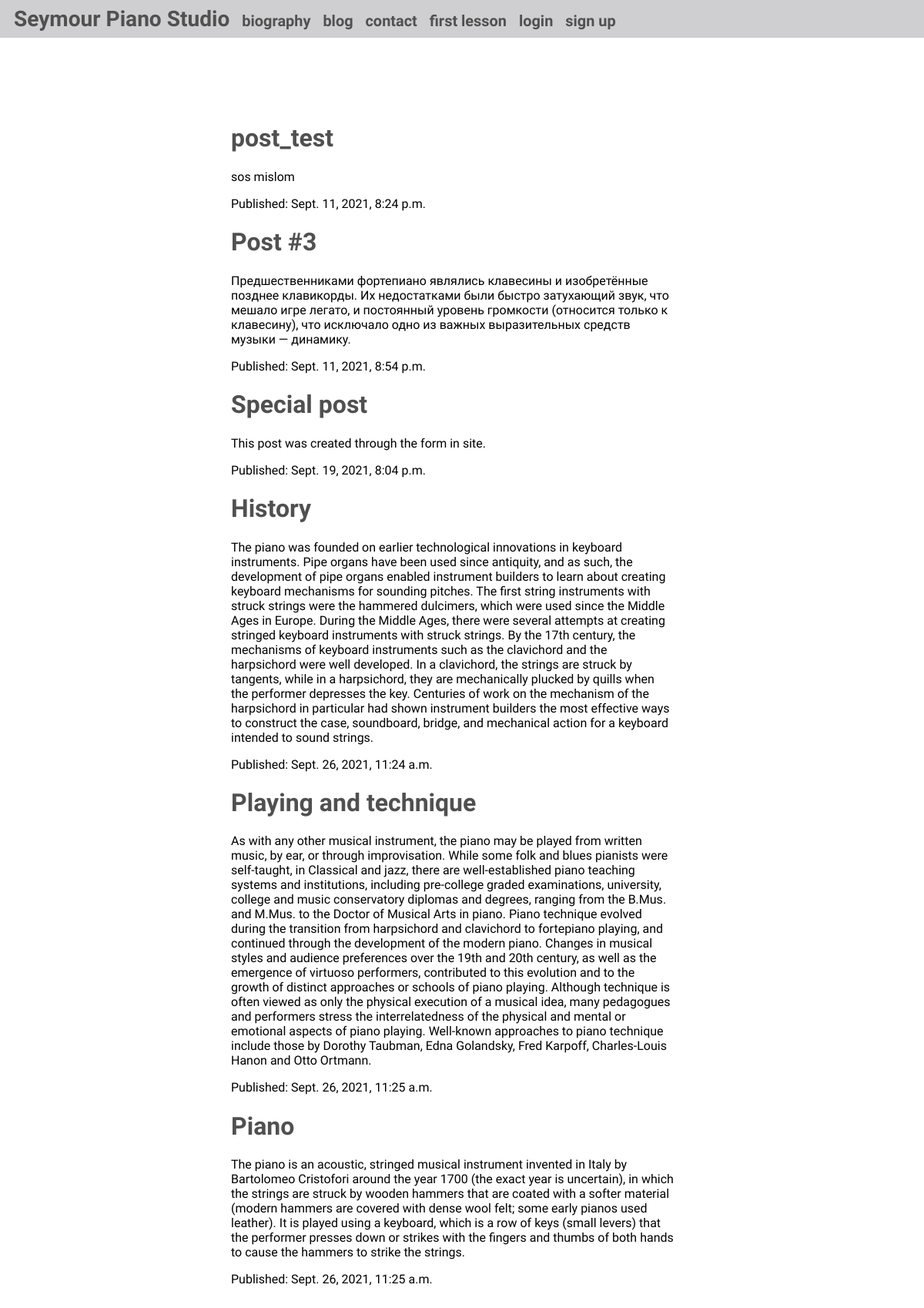
Screenshot of /blog/ with the database file from the repository.
### blog/models.py (models this page shows, shortened)
class Post(models.Model):
    title = models.CharField(max_length=200)
    text = models.TextField()
    created_date = models.DateTimeField(default=timezone.now)
    published_date = models.DateTimeField(blank=True, null=True)

### blog/views.py (the view)
# urls.py: path('', views.post_list, name='post_list'),
def post_list(request):
    posts = Post.objects.filter(published_date__lte=timezone.now()).order_by('published_date')
    return render(request, 'blog/post_list.html', {'posts': posts})

### blog/templates/blog/post_list.html (shortened to what this page needs)
{% extends 'main/base.html' %}
{% load static %}
{% block style %}
    <link rel="stylesheet" href="{% static 'css/blog.css' %}">
{% endblock %}
{% block content %}
    <div id="blog-conteiner">
        {% for post in posts %}
        <div class="post">
            <h1 class="post_title"><a  href="{% url 'post_detail' pk=post.pk %}">{{ post.title }}</a></h1>
            <p class="post_text">{{ post.text|linebreaksbr }}</p>
            <div class="date">
                <p class="pub_date">Published: {{ post.published_date }}</p>
            </div>
        </div>
        {% endfor %}
    </div>
{% endblock %}

### main/static/css/base.css (style rules this page uses)
body { background-color: #ffffff; font-family: 'Benne', serif; padding: 0 0; margin: auto; width: 100%; }
a { color: #505050; text-decoration: none; }

### blog/static/css/blog.css (style rules this page uses)
#blog-conteiner { padding: 50px 25% 50px 15%; }

### rows the page displays
Post: title "post_test", text "sos mislom", published_date "Sept. 11, 2021, 8:24 p.m."
Post: title "Post #3", text "Предшественниками фортепиано являлись клавесины и изобретённые позднее клавикорды. Их недостатками были быстро затухающий звук, что мешало игре легато, и постоянный уровень громкости (относится только к клавесину), что исключало одно из важных выразительных средств музыки — динамику.", published_date "Sept. 11, 2021, 8:54 p.m."
Post: title "Special post", text "This post was created through the form in site.", published_date "Sept. 19, 2021, 8:04 p.m."
Post: title "History", text "The piano was founded on earlier technological innovations in keyboard instruments. Pipe organs have been used since antiquity, and as such, the development of pipe organs enabled instrument builders to learn about creating keyboard mechanisms for sounding pitches. The first string instruments with struck strings were the hammered dulcimers, which were used since the Middle Ages in Europe. During the Middle Ages, there were several attempts at creating stringed keyboard instruments with struck strings. By the 17th century, the mechanisms of keyboard instruments such as the clavichord and the harpsichord were well developed. In a clavichord, the strings are struck by tangents, while in a…", published_date "Sept. 26, 2021, 11:24 a.m."
Post: title "Playing and technique", text "As with any other musical instrument, the piano may be played from written music, by ear, or through improvisation. While some folk and blues pianists were self-taught, in Classical and jazz, there are well-established piano teaching systems and institutions, including pre-college graded examinations, university, college and music conservatory diplomas and degrees, ranging from the B.Mus. and M.Mus. to the Doctor of Musical Arts in piano. Piano technique evolved during the transition from harpsichord and clavichord to fortepiano playing, and continued through the development of the modern piano. Changes in musical styles and audience preferences over the 19th and 20th century, as well as…", published_date "Sept. 26, 2021, 11:25 a.m."
Post: title "Piano", text "The piano is an acoustic, stringed musical instrument invented in Italy by Bartolomeo Cristofori around the year 1700 (the exact year is uncertain), in which the strings are struck by wooden hammers that are coated with a softer material (modern hammers are covered with dense wool felt; some early pianos used leather). It is played using a keyboard, which is a row of keys (small levers) that the performer presses down or strikes with the fingers and thumbs of both hands to cause the hammers to strike the strings.", published_date "Sept. 26, 2021, 11:25 a.m."
